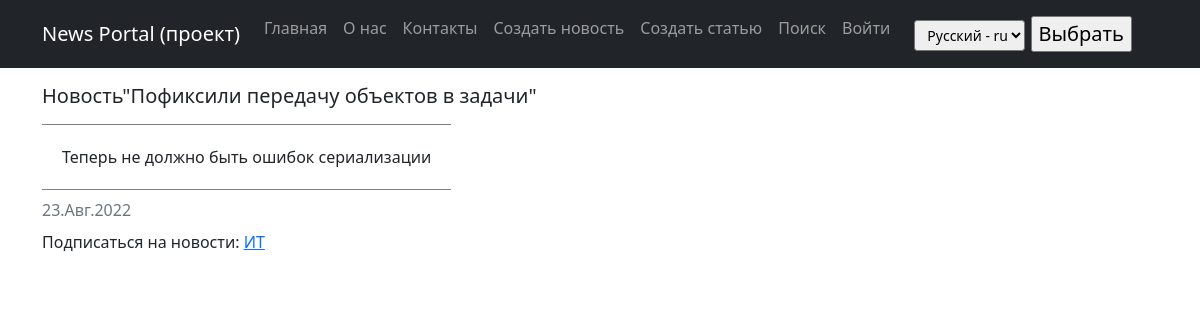
Page /posts/160 on the earlier database version.
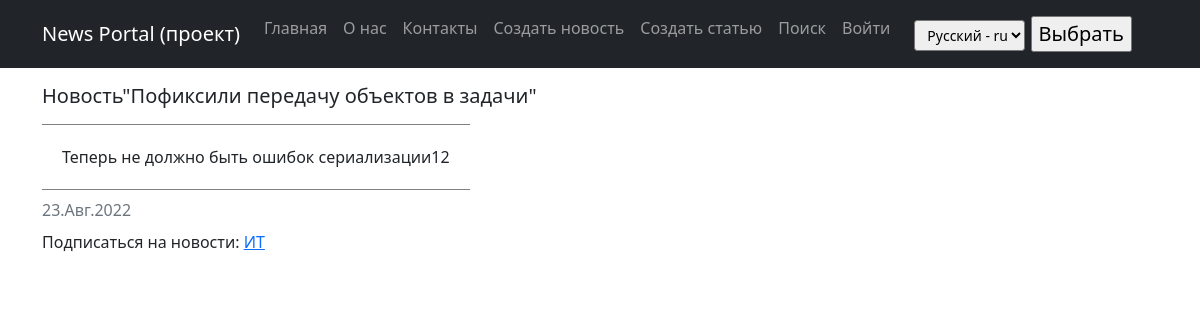
Same page on the later database version.
### news/models.py (models this page shows, shortened)
class Post(models.Model):
    news = 'NW'
    article = 'AR'
    POST_TYPES =[
        (news, 'Новость'),
        (article, 'Статья'),
    ]
    author_user = models.ForeignKey('Author', on_delete=models.CASCADE, verbose_name=_("Author"))
    post_type = models.CharField(max_length=2,
                                  choices=POST_TYPES,
                                  default=article,
                                  verbose_name=_('Type of post'),
                                 )
    create_date = models.DateTimeField(auto_now_add=True, verbose_name=_('Create date'),)
    category = models.ManyToManyField('Category', through='PostCategory', verbose_name=_('Category'))
    header_post = models.CharField(max_length=128, verbose_name=_('Title'))
    text_post = models.TextField(verbose_name=_('Text'))
    rating_post = models.SmallIntegerField(default=0, verbose_name=_('Rating'))
    is_created = models.BooleanField(default=True, verbose_name=_('Created')) # Редакция для обработки в signals.py - только создали или модифицируем
    def get_cat(self):
        """метод возвращает список категорий, добавлен для отображения категорий в админке"""
        return "\n".join([c.name_category for c in self.category.all()])
    get_cat.short_description = _('Categories')
    class Meta:
        verbose_name = _('Publication')
        verbose_name_plural = _('Publications')

### news/views.py (the view)
# urls.py: path('<int:pk>', PostDetail.as_view(), name='post_detail'),
class PostDetail(DetailView):
    model = Post
    template_name = 'post.html'
    context_object_name = 'post'
    def get_object(self, *args, **kwargs):
        obj = cache.get(f'post-{self.kwargs["pk"]}', None)
        if not obj:
            obj = super().get_object(queryset=self.queryset)
            cache.set(f'post-{self.kwargs["pk"]}', obj)
        return obj
    def get_context_data(self, **kwargs):
        context = super().get_context_data(**kwargs)
        id_post = self.kwargs.get('pk')
        qs_subscribe = Category.objects.filter(Q(post__pk=id_post) & ~Q(subscribers__username=self.request.user))
        qs_unsubscribe = Category.objects.filter(Q(post__pk=id_post) & Q(subscribers__username=self.request.user))
        context['cat_for_subscribe'] = qs_subscribe.values('id','name_category')
        context['cat_for_unsubscribe'] = qs_unsubscribe.values('id','name_category')
        context['offer_subscribe'] = qs_subscribe.exists()
        context['offer_unsubscribe'] = qs_unsubscribe.exists()
        return context

### news/context_processors.py (called while the page is built)
def extra_context(request):
    user_timezone = pytz.timezone(
        request.session.get('django_timezone') or settings.TIME_ZONE
    )
    current_time = timezone.now().astimezone(user_timezone)
    context = {
        'current_time': current_time,
        'timezones': pytz.common_timezones,
    }
    return context

### news/templatetags/custom_filters.py (called while the page is built)
@register.filter()
def censor(value):
    if not isinstance(value, str):
        raise TypeError(_("Censorship is carried out only for an object of type string (str)")) # Цензура осуществляется только для объекта типа строка (str)
    else:
        list_ = value.split(" ")
        for i in range(len(list_)):
            if list_[i].strip(string.punctuation).lower() in CENSOR_LIST:
                for j in range(1, len(list_[i])):
                    if list_[i][j] not in string.punctuation:
                        list_[i] = f"{list_[i][:j]}*{list_[i][j+1:]}"
        return f'{" ".join(list_)}'

### templates/post.html (shortened to what this page needs)
{% extends 'flatpages/default.html' %}
{% load i18n %}
{% load custom_filters %}
{% block content %}
{% if post.post_type == 'NW' %}
    <p><h5 align="left">{% trans "News: " %}"{{ post.header_post|censor }}"</h5></p>
{% endif %}
<table border="2"  cellpadding="20" frame="hsides">
    <caption>{{ post.create_date|date:'d.M.Y' }} </caption>
    <tr>
        <td align="left">{{ post.text_post|censor }}</td>
    </tr>
</table>
{% if offer_subscribe %}
    <p align="left"> {% trans "Subscribe to the news:" %}
    {% for cat in cat_for_subscribe %}
        <a href="{% url 'add_subscribe' cat.id %}" >{{ cat.name_category }}</a>
    {% endfor %}
    </p>
{% endif %}
{% endblock content %}

Differences in the rows shown:
changed Post "Пофиксили передачу объектов в задачи": text_post|censor "Теперь не должно быть ошибок сериализации" → "Теперь не должно быть ошибок сериализации12"
